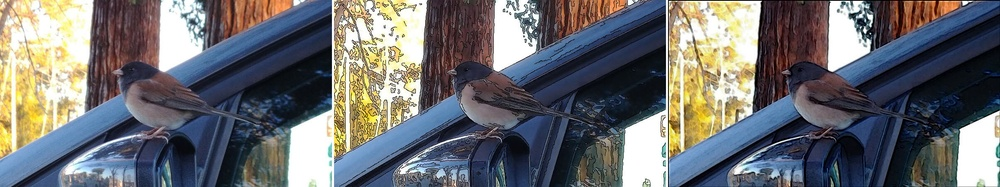
#> input picture images/bird_npr.jpg, 1000 x 187 px, shrunk from 2410 x 450 before the run
$ python toy.py images/bird_npr.jpg   (older library calls are emulated)
#> lines starting #> are read from the running program, lines starting #| are printed output that depends on the picture
#!/usr/bin/env python36

"""
Toy reconstruction.
"""

import time
import argparse
import numpy as np
import matplotlib.pyplot as plt
from scipy import misc, sparse, signal

def reconstruct(image):
    """Reconstruct the image using gradients.
    1. v(x + 1, y) - v(x, y) should match s(x + 1, y) - s(x, y)
    2. v(x, y + 1) - v(x, y) should match s(x, y + 1) - s(x, y)
    3. v(0, 0)               should match s(0, 0)
    """
    start_time = time.time()
    height, width = image.shape
#> height = 187; width = 1000
    num_px = height * width
#> num_px = 187000
    num_eqns = num_px * 2 - height - width + 1
#> num_eqns = 372814

    # `A_data` will contain the -1s, then the +1s, then the final constraint
    A_data = np.ones((num_px - height) * 2 + (num_px - width) * 2 + 1)
    A_data[:A_data.size // 2] = -1

    # -1 indices
    A_i = np.arange(num_px * 2 - height - width)
    A_j = np.tile(np.arange(num_px), 2)[:-width]
    A_j = np.delete(A_j, np.arange(width - 1, num_px, width))

    # +1 indices
    A_i = np.concatenate((A_i, np.arange(num_px * 2 - height - width)))
    p1j = np.concatenate((np.arange(num_px) + 1, np.arange(num_px) + width))[:-width]
    A_j = np.concatenate((A_j, np.delete(p1j, np.arange(width - 1, num_px, width))))

    # Indices for final constraint (top left corners must be equal)
    A_i = np.concatenate((A_i, [num_px * 2 - height - width]))
    A_j = np.concatenate((A_j, [0]))

    # Overall `A` is constructed as (from top to bottom)
    # 1. x-gradient objectives
    # 2. y-gradient objectives
    # 3. Final objective
    A = sparse.coo_matrix((A_data, (A_i, A_j)), shape=(num_eqns, num_px))
    A = sparse.csc_matrix(A)

    # So `b` will be constructed in the same order
    # (...x-gradients..., ...y-gradients..., s(0, 0))
    filter_dx = np.array([[1, -1]]) # recall that convolution kernels are flipped
    filter_dy = np.array([[1], [-1]])
    dx = signal.fftconvolve(image, filter_dx, mode='valid').flatten()
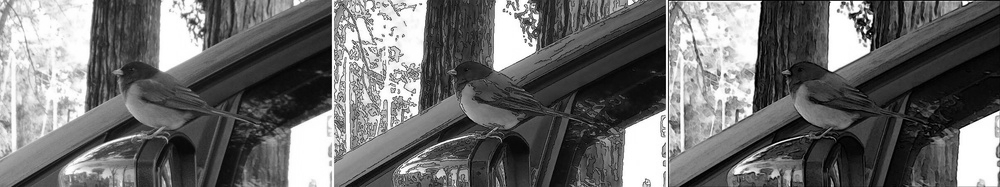
#> image: shape (187, 1000) float32; min 0, max 255, mean 109.4
    dy = signal.fftconvolve(image, filter_dy, mode='valid').flatten()
    b = np.concatenate((dx, dy, [image[0, 0]]))

    # Solve
    v = sparse.linalg.lsqr(A, b, iter_lim=1e3)[0]
    v = np.clip(np.reshape(v, (height, width)), 0, 255)
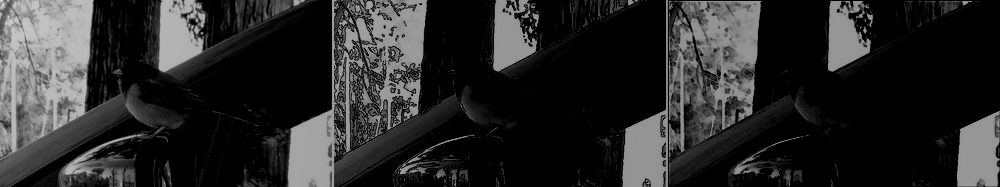
#> v: shape (187, 1000) float64; min 0, max 218.9, mean 42.2
    print('Time elapsed: %.4fs' % (time.time() - start_time))
    plt.imshow(v, cmap='gray')
    plt.show()
    misc.imsave('images/reconstructed.png', v)

if __name__ == '__main__':
    parser = argparse.ArgumentParser()
    parser.add_argument('image_path', type=str)
    args = parser.parse_args()
    reconstruct(misc.imread(args.image_path, flatten=True))
